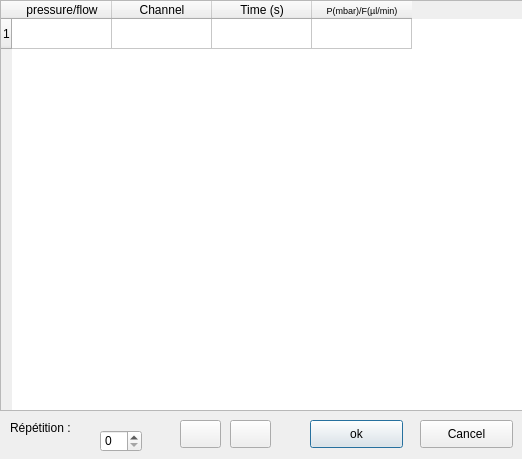
<?xml version="1.0" encoding="UTF-8"?>
<ui version="4.0">
 <class>Dialog</class>
 <widget class="QDialog" name="Dialog">
  <property name="geometry">
   <rect>
    <x>0</x>
    <y>0</y>
    <width>522</width>
    <height>459</height>
   </rect>
  </property>
  <property name="windowTitle">
   <string>Dialog</string>
  </property>
  <widget class="QTableWidget" name="tableWidget">
   <property name="geometry">
    <rect>
     <x>0</x>
     <y>0</y>
     <width>651</width>
     <height>411</height>
    </rect>
   </property>
   <row>
    <property name="text">
     <string>1</string>
    </property>
   </row>
   <column>
    <property name="text">
     <string>pressure/flow</string>
    </property>
   </column>
   <column>
    <property name="text">
     <string>Channel</string>
    </property>
   </column>
   <column>
    <property name="text">
     <string>Time (s)</string>
    </property>
   </column>
   <column>
    <property name="text">
     <string>P(mbar)/F(µl/min)</string>
    </property>
    <property name="font">
     <font>
      <pointsize>7</pointsize>
     </font>
    </property>
   </column>
   <item row="0" column="3">
    <property name="text">
     <string/>
    </property>
    <property name="font">
     <font>
      <pointsize>8</pointsize>
     </font>
    </property>
   </item>
  </widget>
  <widget class="QLabel" name="label">
   <property name="geometry">
    <rect>
     <x>10</x>
     <y>420</y>
     <width>71</width>
     <height>16</height>
    </rect>
   </property>
   <property name="text">
    <string>Répétition :</string>
   </property>
  </widget>
  <widget class="QSpinBox" name="spinBox">
   <property name="geometry">
    <rect>
     <x>100</x>
     <y>430</y>
     <width>42</width>
     <height>22</height>
    </rect>
   </property>
  </widget>
  <widget class="QPushButton" name="pushButton">
   <property name="geometry">
    <rect>
     <x>310</x>
     <y>420</y>
     <width>93</width>
     <height>28</height>
    </rect>
   </property>
   <property name="text">
    <string>ok</string>
   </property>
  </widget>
  <widget class="QPushButton" name="pushButton_2">
   <property name="geometry">
    <rect>
     <x>420</x>
     <y>420</y>
     <width>93</width>
     <height>28</height>
    </rect>
   </property>
   <property name="text">
    <string>Cancel</string>
   </property>
  </widget>
  <widget class="QPushButton" name="pushButton_3">
   <property name="geometry">
    <rect>
     <x>180</x>
     <y>420</y>
     <width>41</width>
     <height>28</height>
    </rect>
   </property>
   <property name="text">
    <string/>
   </property>
   <property name="icon">
    <iconset>
     <normaloff>../../../../../Downloads/button_add_insert_new_14983.png</normaloff>../../../../../Downloads/button_add_insert_new_14983.png</iconset>
   </property>
  </widget>
  <widget class="QPushButton" name="pushButton_4">
   <property name="geometry">
    <rect>
     <x>230</x>
     <y>420</y>
     <width>41</width>
     <height>28</height>
    </rect>
   </property>
   <property name="text">
    <string/>
   </property>
   <property name="icon">
    <iconset>
     <normaloff>../../../../../Downloads/button_delete_14991.png</normaloff>../../../../../Downloads/button_delete_14991.png</iconset>
   </property>
  </widget>
 </widget>
 <resources/>
 <connections/>
</ui>
